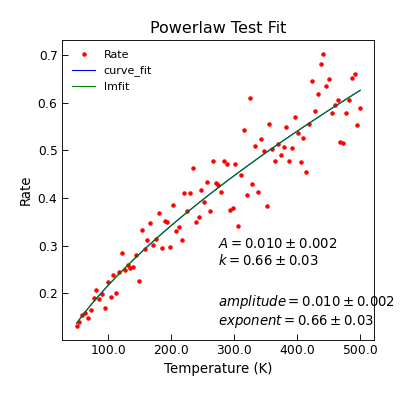

Write Python code to recreate this figure.
"""Example of PowerLaw Fit."""
# pylint: disable=invalid-name
from numpy import linspace
from numpy.random import normal

from Stoner import Data
from Stoner.analysis.fitting.models.generic import PowerLaw, powerLaw
# Make some data
T = linspace(50, 500, 101)
R = powerLaw(T, 1e-2, 0.6666666) * normal(size=len(T), scale=0.1, loc=1.0)
d = Data(T, R, setas="xy", column_headers=["T", "Rate"])

# Curve_fit on its own
d.curve_fit(powerLaw, p0=[1, 0.5], result=True, header="curve_fit")
d.setas = "xyy"
d.plot(fmt=["r.", "b-"])
d.annotate_fit(powerLaw, x=0.5, y=0.25)

# lmfit using lmfit guesses
fit = PowerLaw()
p0 = fit.guess(R, x=T)
d.lmfit(fit, p0=p0, result=True, header="lmfit")
d.setas = "x..y"
d.plot(fmt="g-")
d.annotate_fit(PowerLaw, x=0.5, y=0.05, prefix="PowerLaw")

d.title = "Powerlaw Test Fit"
d.ylabel = "Rate"
d.xlabel = "Temperature (K)"
